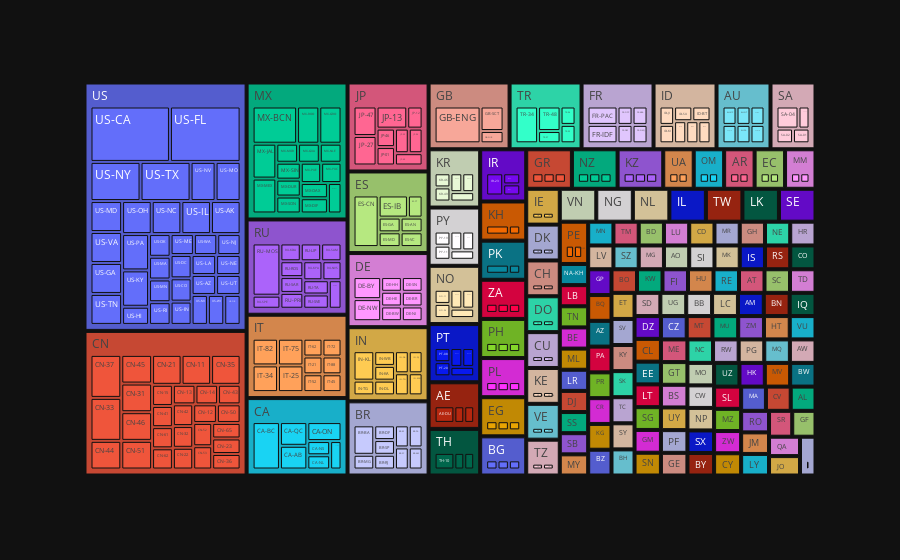

Source (notebook cell):
### Markdown cell above
## Data Visualization with Plotly

### Code cell
# Install plotly for visualization
!pip install plotly -q
import plotly.express as px

fig = px.treemap(
    df,
    path=["iso_country", "iso_region"],
    values="ct",
    template="plotly_dark",
)
fig.show()

### Figure 1 — Plotly figure (JSON) as saved in the notebook; plotly's stock layout.template omitted (floating-point values rounded to 4 significant figures; data arrays with more than 128 entries replaced by an {"elided": "..."} marker saying what was removed)
{"data": [{"branchvalues": "total", "domain": {"x": [0, 1], "y": [0, 1]}, "hovertemplate": "labels=%{label}<br>ct=%{value}<br>parent=%{parent}<br>id=%{id}<extra></extra>", "ids": {"elided": "546 str values"}, "labels": {"elided": "546 str values"}, "name": "", "parents": {"elided": "546 str values"}, "type": "treemap", "values": {"elided": "546 float values"}}], "layout": {"legend": {"tracegroupgap": 0}, "margin": {"t": 60}}}
